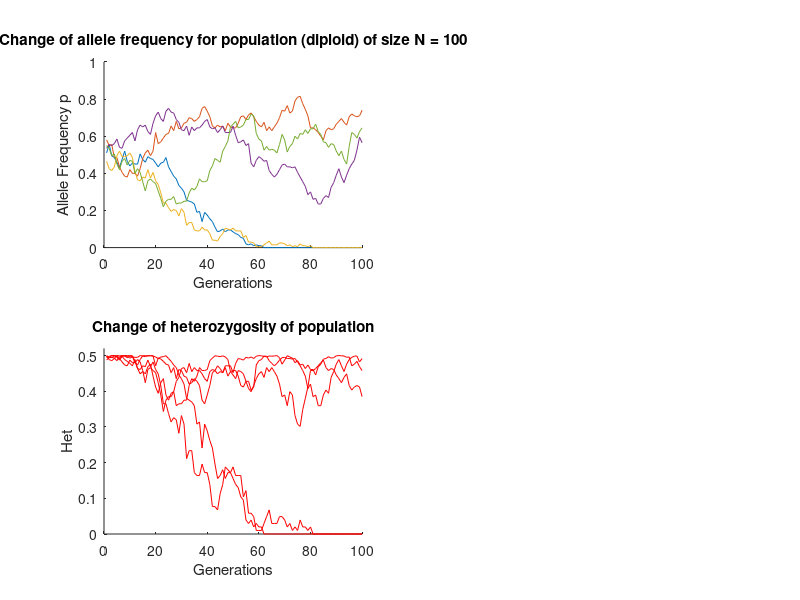

Recreate this plot in MATLAB.
function [P] = genedrift(npop,p0,nrepl,ngenr)
%GENEDRIFT - Simulation of genetic drift
% to illustrate the consequences of genetic drift

% Population Genetics and Evolution Toolbox (PGEToolbox)
% Author: James Cai
% Email: jcai@tamu.edu
% 
% $LastChangedDate: 2013-01-06 13:39:38 -0600 (Sun, 06 Jan 2013) $
% $LastChangedRevision: 331 $
% $LastChangedBy: jcai $


if (nargin<1), npop=100; end    % Population size
if (nargin<2), p0=0.5; end      % Initial frequency of A1 allele
if (nargin<3), nrepl=5; end     % Number of replicates
if (nargin<4), ngenr=100; end   % Number of generation

P=zeros(nrepl,ngenr);

for i=1:nrepl
p=p0;
	for j=1:ngenr
		N=2*npop;
		p=sum(rand(1,N)<p)/N;
		P(i,j)=p;
	end
end

if (nargout<1),
    subplot(2,2,1)
hold on
      for k=1:nrepl, plot(1:ngenr,P(k,:)); end
      xlabel('Generations')
      ylabel('Allele Frequency p')
      title(sprintf('Change of allele frequency for population (diploid) of size N = %d', npop))
      ylim([0 1])
hold off
subplot(2,2,3)
H=2*P.*(1-P);
hold on
for k=1:nrepl, plot(1:ngenr,H(k,:),'r'); end
      xlabel('Generations')
      ylabel('Het')
      title(sprintf('Change of heterozygosity of population'))
      ylim([0 0.52])
hold off

end


 
 

%drift_markov(p0,npop,ngenr);
% drift_markov(p_start,N,generations)
%
% This function simulates genetic drift as a Markov process.  This is to say, a transition matrix is
% created where the Pr(i,j) defines the probability of change in a generation from the state i
% to the state j.  This transition matrix is created and the the population shifts between states
% according to their probability defined by the matrix.  This is not remarkable for producing a
% different outcome than genetic drift by sampling, but for producing the same outcome.
% Input initial p (p_start), population size (N), and number of generations (generations).
% Note that the population is a population of N haploids.
%
% Function written by Liam Revell 2005 for Matlab R12.


function drift_markov(p_start,N,generations) %#ok<*DEFNU>

% create the transition matrix
for i=0:N
    for j=0:N
        Pr(i+1,j+1)=(1/(factorial(N-i)*factorial(i)))*(j/N)^i*(1-j/N)^(N-i)*(factorial(N));
    end
end

time(1)=0;
Ni=double(int32(p_start*N));
for i=2:generations
    test=0;
    while test==0
        % pick a new random frequency between 0 and N
        newNi=int32(rand*(N+1));
        % change to that state with the probability defined by Pr[N(i),N(i-1)]
        if Pr(double(newNi)+1,double(Ni(i-1))+1)>rand
            Ni(i)=newNi;
            test=1;
        end
    end
    time(i)=i-1;
end
p=Ni/N;

% plot p over time
plot(time,p,'k');
hold on;
axis([0 generations 0 1]);
xlabel('Time');
ylabel('p_A');
title('Drift as a Markov process');





% drift_variance(p_start,N,generations)
%
% This function plots the expected change in variance in p accross populations over time.
% It also creates an animated histogram of allele number by probability.  This produces a neat
% animation for small haploid N (say N=10-40, generations 20-60).
% Input initial p (p_start), population size (N), and number of generations (generations).
% Note that the population is a population of N haploids.
% Compare histograms to Fig 3.1 in Rice 2004.
%
% Function written by Liam Revell 2005 for Matlab R12.

function drift_variance(p_start,N,generations)

% Calculate transition matrix
for i=0:N
    for j=0:N
        Pr(i+1,j+1)=(1/(factorial(N-i)*factorial(i)))*(j/N)^i*(1-j/N)^(N-i)*(factorial(N));
    end
    N_A(i+1)=0;
    if(p_start==(i/N))
        N_A(i+1)=1;
    end
    var_vect(i+1)=(i/N-p_start)^2;
end
var(1)=0;
time(1)=0;

% Calculate variance over time and expected allele frequencies
for i=1:generations
    N_At(i,:)=N_A;
    time(i+1)=i;
    newN=N_A*Pr';
    var(i+1)=N_A*Pr'*var_vect';
    N_A=newN;
end


plot(time,var);
hold on;
axis([0 generations, 0 0.3]);
xlabel('Generations');
ylabel('var(p_A)');
hold off;

figure;
x=0:1:N;
for i=1:generations
    h=bar(x,N_At(i,:));
    hold on;
    axis([0 N,0 1]);
    xlabel('Number of A alleles');
    ylabel('Frequency');
    hold off;
    M(i)=getframe;
end
movie(M);
